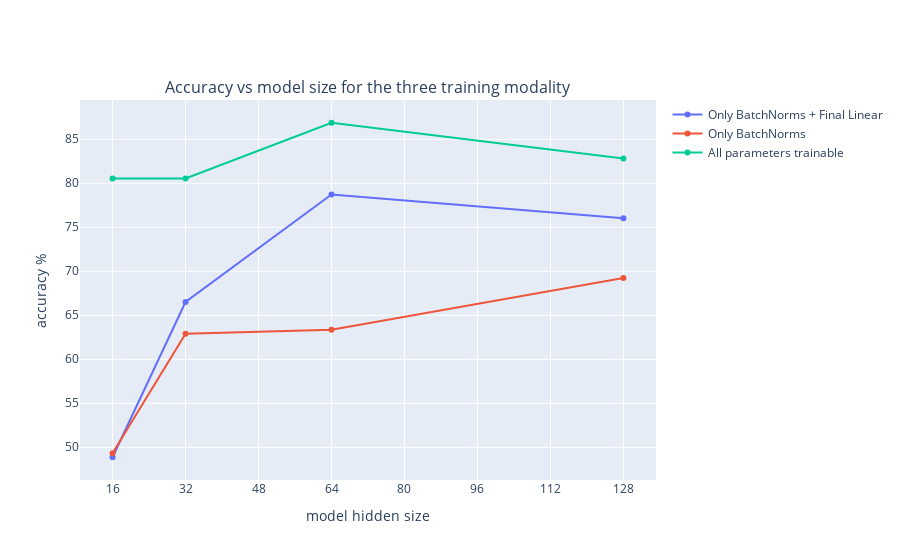

Notebook source saved alongside this figure:
### Markdown cell above
#### Visualization

### Code cell
import plotly.express as px
from plotly.subplots import make_subplots
import pandas as pd 
import plotly.graph_objects as go

NAME = {}
NAME["ALL"] = "All parameters trainable"
NAME["only_BN"] = "Only BatchNorms"
NAME["only_BN_FC"] = "Only BatchNorms + Final Linear"

size_0 = model_size_history[args.MODE]["HIDDEN_CHANNEL_LIST"][0]
size_last = model_size_history[args.MODE]["HIDDEN_CHANNEL_LIST"][-1]

fig = make_subplots(
    subplot_titles=["Accuracy vs model size for the three training modality"])

for mode in model_size_history.keys():
    name = NAME[mode]
    fig.add_trace(go.Scatter(x=model_size_history[mode]["HIDDEN_CHANNEL_LIST"],
                              y=model_size_history[mode]["TEST_ACCURACY"], 
                              mode='lines+markers',
                              name = name)
                              )
    fig.update_xaxes(
                 tickvals = list(range(size_0, size_last + size_0 ,size_0))
    )


fig.update_xaxes(title_text="model hidden size")
fig.update_yaxes(title_text="accuracy %")

fig.show()

### Figure 1 — Plotly figure (JSON) as saved in the notebook; plotly's stock layout.template omitted (floating-point values rounded to 4 significant figures)
{"data": [{"mode": "lines+markers", "name": "Only BatchNorms + Final Linear", "type": "scatter", "x": [16, 32, 64, 128], "y": [48.87, 66.52, 78.73, 76.02]}, {"mode": "lines+markers", "name": "Only BatchNorms", "type": "scatter", "x": [16, 32, 64, 128], "y": [49.32, 62.9, 63.35, 69.23]}, {"mode": "lines+markers", "name": "All parameters trainable", "type": "scatter", "x": [16, 32, 64, 128], "y": [80.54, 80.54, 86.88, 82.81]}], "layout": {"annotations": [{"font": {"size": 16}, "showarrow": false, "text": "Accuracy vs model size for the three training modality", "x": 0.5, "xanchor": "center", "xref": "paper", "y": 1, "yanchor": "bottom", "yref": "paper"}], "xaxis": {"anchor": "y", "domain": [0, 1], "tickvals": [16, 32, 48, 64, 80, 96, 112, 128], "title": {"text": "model hidden size"}}, "yaxis": {"anchor": "x", "domain": [0, 1], "title": {"text": "accuracy %"}}}}
